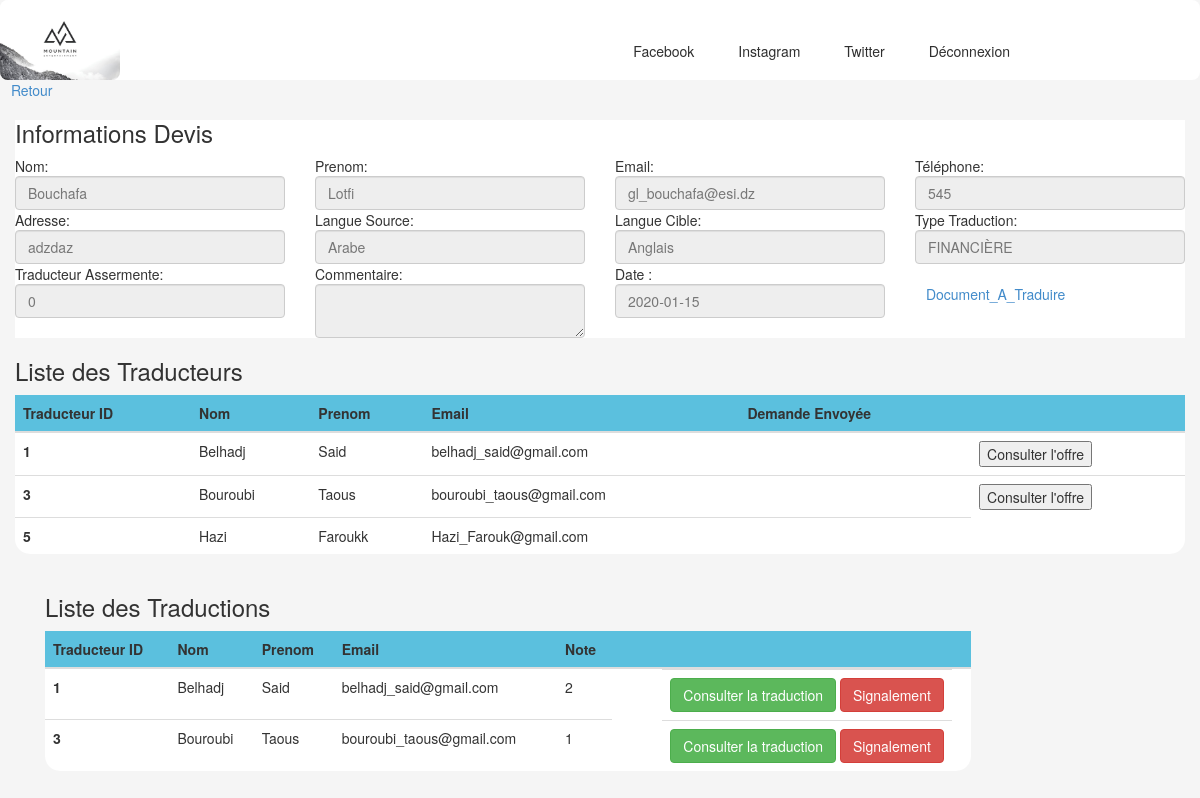
/admin.php?p=clientDevis&id=6 (signed in), run on the app's committed database.
### tables this page shows
CREATE TABLE `devis` (
  `id` int(11) NOT NULL,
  `client_id` int(11) NOT NULL,
  `nom` varchar(255) DEFAULT NULL,
  `prenom` varchar(255) DEFAULT NULL,
  `email` varchar(255) DEFAULT NULL,
  `tel` varchar(10) DEFAULT NULL,
  `adresse` varchar(255) DEFAULT NULL,
  `langue_s` varchar(255) NOT NULL,
  `langue_d` varchar(255) NOT NULL,
  `traduction_type` int(11) NOT NULL,
  `comment` text DEFAULT NULL,
  `assermente` tinyint(1) NOT NULL DEFAULT 0,
  `file_path` varchar(255) DEFAULT NULL,
  `date` date NOT NULL DEFAULT current_timestamp()
);

CREATE TABLE `traducteur` (
  `id` int(11) NOT NULL,
  `email` varchar(255) NOT NULL,
  `password` varchar(255) NOT NULL,
  `firstname` varchar(255) DEFAULT NULL,
  `lastname` varchar(255) DEFAULT NULL,
  `tel` varchar(10) DEFAULT NULL,
  `fax` varchar(10) DEFAULT NULL,
  `wilaya` varchar(255) DEFAULT NULL,
  `commune` varchar(255) DEFAULT NULL,
  `adress` varchar(255) DEFAULT NULL,
  `langue1` varchar(255) DEFAULT NULL,
  `langue2` varchar(255) DEFAULT NULL,
  `langue3` varchar(255) DEFAULT NULL,
  `langue4` varchar(255) DEFAULT NULL,
  `langue5` varchar(255) DEFAULT NULL,
  `assermente` tinyint(1) DEFAULT 0,
  `idbloquer` int(11) DEFAULT NULL
);

CREATE TABLE `traduction` (
  `devis_id` int(11) NOT NULL,
  `traducteur_id` int(11) NOT NULL,
  `file_path` varchar(255) DEFAULT NULL,
  `note` enum('0','1','2','3','4','5') NOT NULL,
  `date_d` date NOT NULL DEFAULT current_timestamp()
);

### controller/admin/controller.php (called while the page is built, shortened)
<?php
class  Controller {
  public function render($vue,$data=[],$error=[])
  {
    require 'view/admin/'.$vue.'.php';
    require 'view/admin/template/index.php';
    exit(0);
  }
}

### controller/admin/Admincontroleur.php (called while the page is built, shortened)
<?php
class Admincontroleur extends controller {
    public function echoDevis($devis_id)
    {
        $i=0;
        $devis = new devis();
		$type_traduction = new type_traduction();
        $devisTraducteur = new devisTraducteur();
        $demandeTraduction = new demandeTraduction();
        $signalement = new signalementClient();
        $traducteur = new traducteur();
        $offre = new offre();
        $traduction = new traduction();
        $devis = $devis->listec(array("id" => $devis_id))[0];
        $traduction_types = $type_traduction->listec(array("id" => $devis['traduction_type']))[0];
        $devis['traduction_type'] = $traduction_types['description'];
        $listTraducteurId = $devisTraducteur->getAll($devis_id);
        $devis['traducteurs'] = false;
        if($listTraducteurId)
        {
            foreach ($listTraducteurId as $traducteurId)
            {
                $demandeInfo = $demandeTraduction->listec(array("devis_id" => $devis['id'],"traducteur_id" => $traducteurId['traducteur_id']));
                $traducteurInfo = $traducteur->listec(array("id" => $traducteurId['traducteur_id']));
                $offreInfo = $offre->listec(array("traducteur_id" => $traducteurId['traducteur_id'],"devis_id" => $devis_id));
                $traductionInfo = $traduction->listec(array("devis_id" => $devis['id'],"traducteur_id" => $traducteurId['traducteur_id']));
                $signalementInfo = $signalement->listec(array("devis_id" => $devis['id'],"traducteur_id" => $traducteurId['traducteur_id']));
                $devis['traducteurs'][$i] = $traducteurInfo[0];
                $devis['traducteurs'][$i]['demande'] = $demandeInfo[0];
                $devis['traducteurs'][$i]['offre'] = $offreInfo[0];
                $devis['traducteurs'][$i]['traduction'] = $traductionInfo[0];
                $devis['traducteurs'][$i]['signalement'] = $signalementInfo[0];
                $devis['traducteurs'][$i]['signalementTraducteur'] = $signalementInfo[0];
                $i++;
            }
        }
        $data['devis'] = $devis;
        $this->render('clientDevis',$data);
    }
}

### core/DataBase/database.php (called while the page is built, shortened)
<?php
class dataBase{
	private $db_name;
    private $db_host;
    private $db_user;
    private $db_pass;
    private $pdo;
    public function __construct($db_name="TDW",$db_host='localhost',$db_user='root',$db_pass='')
    {
    	$this->db_name=$db_name;
    	$this->db_host=$db_host;
    	$this->db_user=$db_user;
    	$this->db_pass=$db_pass;
    	$this->pdo=$this->getPdo();
    }
    private function getPdo()
    {
    	if(is_null($this->pdo))
    	{
    		$this->pdo=new PDO('mysql:dbname='.$this->db_name.';localhost='.$this->db_host.'',''.$this->db_user.'',''.$this->db_pass.'');
    		$this->pdo->setAttribute(PDO::ATTR_ERRMODE,PDO::ERRMODE_EXCEPTION);
    	}
    	return $this->pdo;
    }
    public function prepare($statement,$argument)
    {
    	$query=$this->pdo->prepare($statement);
    	$query->execute($argument);
        if(strpos($statement,'UPDATE')!==0   AND strpos ($statement,'INSERT')!==0 AND strpos($statement,'DELETE')!==0)
        {
            $result=$query->fetchAll(PDO::FETCH_ASSOC);
             if(!empty($result))
             {
                return $result;
             }
             return false;
        }
    }
}

### core/model/table.php (called while the page is built, shortened)
<?php
class table
{
    protected $table = "";
    protected $db = "";
    public function select($array=[])
    {
        $sql_parts=[];
        $arguments=[];
        $i = 0;
        foreach($array as $k=>$v)
        {
            $sql_parts[$i]= $k.'=?';
            $arguments[$i]=$v;
            $i++;
        }
        $a = implode(" and ",$sql_parts);
        $statement = 'SELECT * from '.$this->table.' WHERE ' .$a;
        return ($this->db->prepare($statement,$arguments));
    }
}

### model/devis.php (called while the page is built, shortened)
<?php
class devis extends \core\model\table{
	public function __construct(){
		$db = new database();
		$this->db = $db;
    }
    public function listec($array=[])
	  {
		  $data = $this->select($array);
		  return $data;
    }
}

### Autoloader.php (called while the page is built, shortened)
<?php
class Autoloader
{
	static function Autoload($class_name,$name = '')
	{
		$class_name = str_replace('\\', '/', $class_name);
	}
}

### model/traducteur.php (called while the page is built, shortened)
<?php
class traducteur extends \core\model\table{
	public function __construct(){
		$db = new database();
		$this->db = $db;
	}
	public function listec($array=[])
	{
		$data = $this->select($array);
		return $data;
	}
 }

### model/traduction.php (called while the page is built, shortened)
<?php
class traduction extends \core\model\table{
	public function __construct(){
		$db = new database();
		$this->db = $db;
    }
    public function listec($array=[])
	{
		$data = $this->select($array);
		return $data;
    }
}

### view/admin/clientDevis.php (the view, shortened to what this page needs)
<a href="javascript:history.back()"><i class="glyphicon glyphicon-arrow-left"></i>Retour</a>
	<div class="col-md-12">
		<div  style="background-color:white;">
		<h3>Informations Devis</h3>
			<div class="row">
				<div class="col-xs-3 col-md-3">
				Nom:<input type="text"  class="form-control input" readonly placeholder="<?php echo $data['devis']['nom'] ?>">
				</div>
				<div class="col-xs-3 col-md-3">
				Prenom:<input type="text"  class="form-control input" readonly placeholder="<?php echo $data['devis']['prenom'] ?>">
				</div>
				<div class="col-xs-3 col-md-3">
				Email:<input type="text"  class="form-control input"  readonly placeholder="<?php echo $data['devis']['email'] ?>">
				</div>
				<div class="col-xs-3 col-md-3">
				Téléphone:<input type="text"  class="form-control input" readonly placeholder="<?php echo $data['devis']['tel'] ?>">
				</div>
			</div>
			<div class="row">
				<div class="col-xs-3 col-md-3">
				Adresse:<input type="text"  class="form-control input" readonly placeholder="<?php echo $data['devis']['adresse'] ?>">
				</div>
				<div class="col-xs-3 col-md-3">
					Langue Source:<input type="text"  class="form-control input" readonly placeholder="<?php echo $data['devis']['langue_s'] ?>"></div>
				<div class="col-xs-3 col-md-3">
					Langue Cible:<input type="text"  class="form-control input" readonly placeholder="<?php echo $data['devis']['langue_d'] ?>"></div>
				<div class="col-xs-3 col-md-3">
					Type Traduction:<input type="text"  class="form-control input" readonly placeholder="<?php echo $data['devis']['traduction_type'] ?>">
				</div>
			</div>
			<div class="row">
				<div class="col-xs-3 col-md-3">
					Traducteur Assermente:<input type="text"  class="form-control input" readonly placeholder="<?php echo $data['devis']['assermente'] ?>">
				</div>
				<div class="col-xs-3 col-md-3">
					Commentaire:<textarea type="text"  class="form-control input" readonly placeholder="<?php echo $data['devis']['comment'] ?>"></textarea>
				</div>
				<div class="col-xs-3 col-md-3">
					Date :<input type="text"  class="form-control input" readonly placeholder="<?php echo $data['devis']['date'] ?>">
				</div>
				<div class="col-xs-3 col-md-3">
					<br><i class="glyphicon glyphicon-file" style="color:red;"></i><a target="_blank" href="?p=downDevis&did=<?php echo $data['devis']['id']?>">Document_A_Traduire</a>
				</div>
			</div>
		</div>
		<h3>Liste des Traducteurs</h6>
		<div class="ttable">
			<table class="table">
				<thead  style ="background-color:#5BC0DE;"class="entet">
					<tr>
					<th scope="col">Traducteur ID</th>
					<th scope="col">Nom</th>
					<th scope="col">Prenom</th>
					<th scope="col">Email</th>
					<th scope="col">Demande Envoyée</th>
					<th scope="col"></th>
					</tr>
				</thead>
				<tbody id="traducteur_table">
					<?php
					if($data['devis']['traducteurs'] )
					{
						foreach ($data['devis']['traducteurs'] as $traducteur)
						{
						?>
						<tr style="cursor: pointer ; " class="lien" >
						<th scope="row"><?php echo $traducteur['id'] ?></th>
						<td><?php echo $traducteur['lastname'] ?></td>
						<td><?php echo $traducteur['firstname'] ?></td>
						<td><?php echo $traducteur['email'] ?></td>
						<?php
						if($traducteur['demande'])
						{
							?>
							<td><i class="glyphicon glyphicon-ok" style="color:green"></i></td>
							<?php
						}
						else
						{
							?>
							<td><i class="glyphicon glyphicon-remove" style="color:red"></i></td>
							<?php
						}
						if($traducteur['offre'])
						{
						?>
						<td><button>Consulter l'offre</button></td>
						<?php
						}
						?>
						</tr>
						<?php
						}
					}
					?>
				</tbody>
			</table>
		</div>
		<?php
		if($data['devis']['traducteurs'])
		{
		foreach ($data['devis']['traducteurs'] as $traducteur)
			{
				if($traducteur['offre'])
				{
				?>
					<div class="col-md-11">
				<?php
				}
			}
		}
		?>
		<h3>Liste des Traductions </h6>
					<div class="ttable">
						<table class="table">
							<thead  style ="background-color:#5BC0DE;"class="entet">
								<tr>
								<th scope="col">Traducteur ID</th>
								<th scope="col">Nom</th>
								<th scope="col">Prenom</th>
								<th scope="col">Email</th>
								<th scope="col">Note</th>
								<th scope="col"></th>
								<th scope="col"></th>
								</tr>
							</thead>
							<tbody id="traduction_table">
								<?php
								if($data['devis']['traducteurs'])
								{
									foreach ($data['devis']['traducteurs'] as $traducteur)
									{
										if($traducteur['traduction'])
										{
									?>
										<tr style="cursor: pointer ; " class="lien" >
											<th scope="row"><?php echo $traducteur['id'] ?></th>
											<td><?php echo $traducteur['lastname'] ?></td>
											<td><?php echo $traducteur['firstname'] ?></td>
											<td><?php echo $traducteur['email'] ?></td>
											<td><?php echo $traducteur['traduction']['note'] ?></td>
											<td class="pull-right">
												<button class="btn btn-success">Consulter la traduction</button>
												<button class="signaler btn  btn-danger">Signalement</button>
											</td>
										</tr>
									<?php
										}
									}
								}
								?>
							</tbody>
						</table>
					</div>

### view/admin/template/template.css (style rules this page uses)
html, body { height: 100%; width: 100%; margin: 0px; font-family:Helvetica,Arial,sans-serif; font-size: 15px; line-height: 1.42857; color: #222; background-color:#f5f5f5 !important;; }

### view/css/tableaustyle.css (style rules this page uses)
.ttable { background-color: #FFFFFF; width: auto; height: auto; max-height: none; max-width: none; border-radius: 15px; }

### data on the page
devis: nom "Bouchafa", prenom "Lotfi", email "gl_bouchafa@esi.dz", tel "545", adresse "adzdaz", langue_s "Arabe", langue_d "Anglais", assermente "0", date "2020-01-15"
traducteur: id "1", lastname "Belhadj", firstname "Said", email "belhadj_said@gmail.com", shows "Consulter l'offre"
traducteur: id "3", lastname "Bouroubi", firstname "Taous", email "bouroubi_taous@gmail.com", shows "Consulter l'offre"
traducteur: id "5", lastname "Hazi", firstname "Faroukk", email "Hazi_Farouk@gmail.com"
traduction: note "2"
traduction: note "1"
